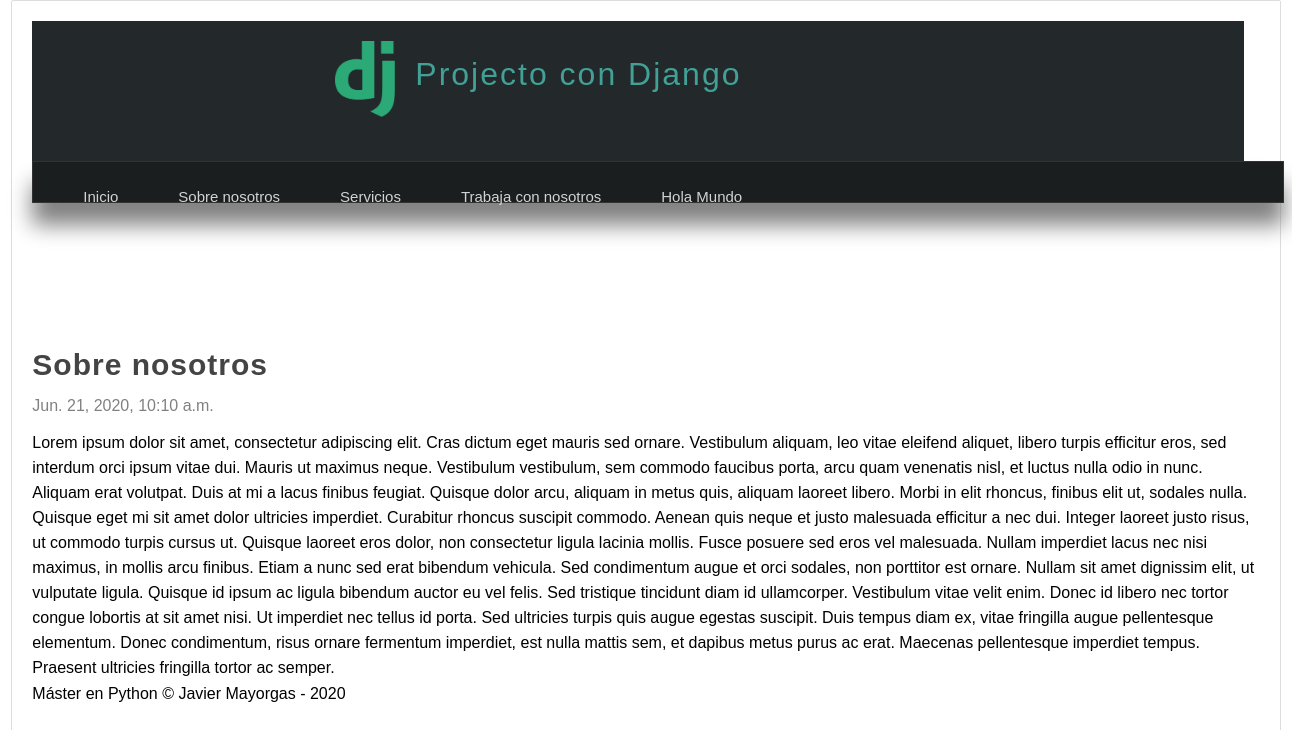
Page /pagina/sobre-nosotros on the earlier database version.
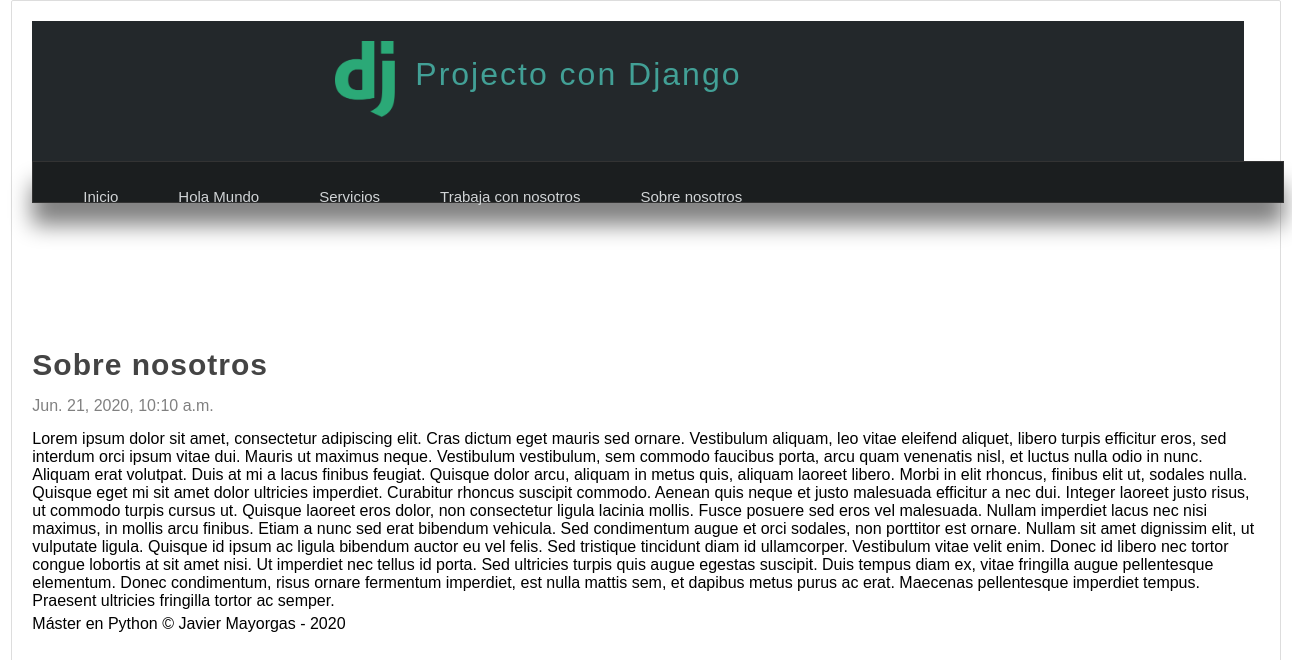
Same page on the later database version.
### pages/models.py (models this page shows, shortened)
class Page(models.Model):
    title = models.CharField(max_length = 50, verbose_name = "Titulo")
    content = RichTextField(verbose_name="Contenido")
    slug = models.CharField(unique = True, max_length = 150, verbose_name = "URL Amigable")
    visible = models.BooleanField(verbose_name="¿Visible?")
    created_at =models.DateTimeField(auto_now_add = True, verbose_name="Creado el")
    updated_at = models.DateTimeField(auto_now = True, verbose_name="Actualizado el")
    order = models.IntegerField(default = 0, verbose_name="Orden")
    class Meta:
        verbose_name = "Página"
        verbose_name_plural = "Páginas"

### pages/views.py (the view)
# urls.py: path('pagina/<str:slug>', views.page, name = "page"),
def page(request, slug):
    page = Page.objects.get(slug = slug)
    return render(request, 'pages/page.html', {
        "page": page
    })

### pages/context_processor.py (called while the page is built)
def get_pages(request):
    pages = Page.objects.filter(visible = True).order_by('order').values_list('id','title','slug')
    return {
        'pages':pages
    }

### pages/templates/pages/page.html (shortened to what this page needs)
{% extends 'layouts/layout.html'%}
{% block content %}
    <h1 class="title" >{{page.title}}</h1>
    <span class="date">{{page.created_at}}</span>
    <p class="content">
        {{page.content|safe}}
    </p>
{% endblock %}

### main_app/templates/layouts/layout.html (shortened to what this page needs)
<DOCTYPE html>
<html lang="es">
    <head>
        {% load static %}
        <link rel="stylesheet" type="text/css" href="{% static 'css/styles.css'%}"/>
    </head>
    <body class="box">
        <header>
            <div id="logotipo">
                <img src="{%static  'images/logo.png' %}" />
                <h1>Projecto con Django</h1>
            </div>
        </header>
        <nav>
            <ul>
                <li>
                    <a href="{% url 'inicio' %}">Inicio</a>
                </li>
                {% for page in pages %}
                    <li>
                        <a href = "{% url 'page' page.2 %}">{{page.1}}</a>
                    </li>
                {% endfor %}
            </ul>
        </nav>
        <div id="content">
            {% block content %}{% endblock %}
        </div>
        <footer>
            Máster en Python &copy; Javier Mayorgas - {% now "Y" %}
        </footer>
    </body>
</html>

Differences in the rows shown:
changed Page "Hola Mundo": moves up the list
changed Page "Sobre nosotros": moves down the list
